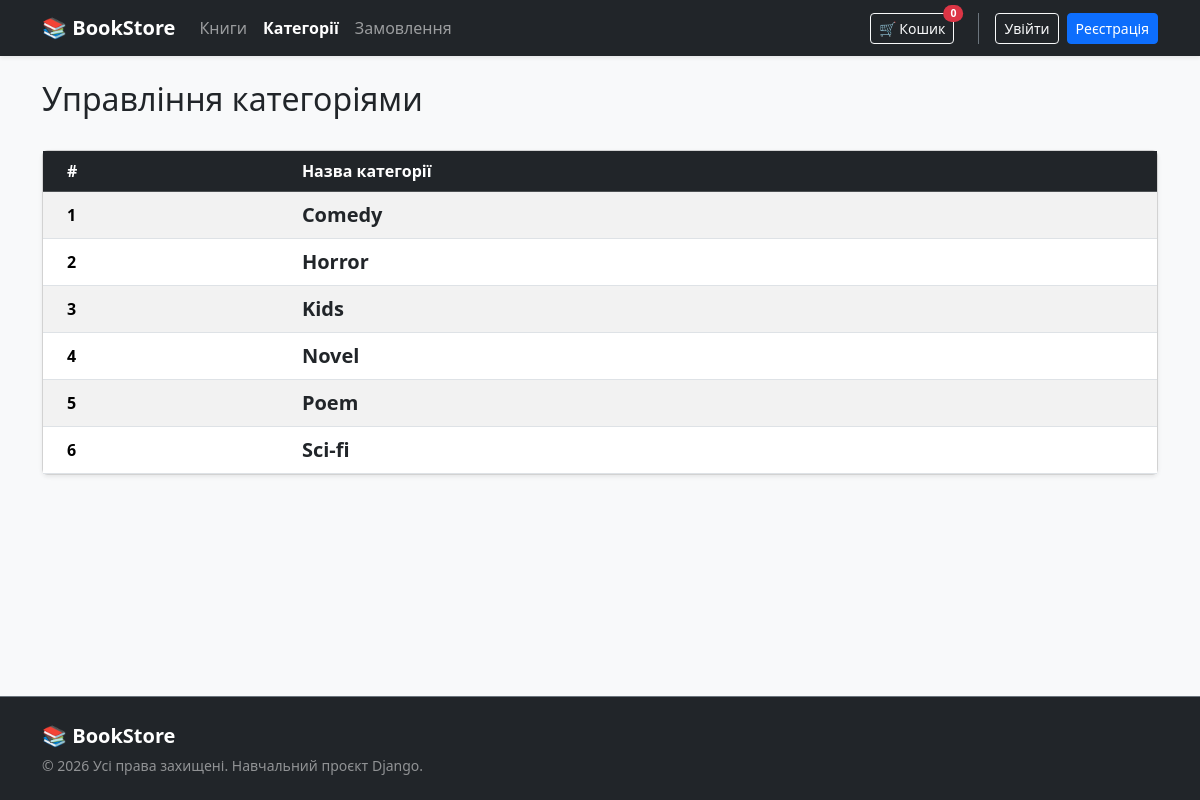
The app's page /categories/all/ with its own data.
### categories/models.py (models this page shows, shortened)
class Category(models.Model):
    name = models.CharField(max_length=100,unique=True,verbose_name='categories name')
    slug = models.SlugField(max_length=100,unique=True,verbose_name='category slug')
    class Meta:
        verbose_name = 'category'
        verbose_name_plural = 'categories'
        ordering = ['name']

### categories/views.py (the view)
# urls.py: path('all/', CategoriesView.as_view(), name='categories_list'),
class CategoriesView(ListView):
    model = Category
    paginate_by = 10
    template_name = 'categories/categories.html'
    context_object_name = 'categories'
    def get_queryset(self):
        return Category.objects.annotate(count_books=Count('books', distinct=True)).order_by('name')

### categories/templates/categories/categories.html (shortened to what this page needs)
{% extends 'base.html' %}
{% block content %}
<div class="d-flex justify-content-between align-items-center mb-4">
    <h2>Управління категоріями</h2>
</div>
<div class="card shadow-sm">
    <div class="card-body p-0">
        <table class="table table-hover table-striped mb-0">
            <thead class="table-dark">
                <tr>
                    <th scope="col" class="ps-4">#</th>
                    <th scope="col">Назва категорії</th>
                </tr>
            </thead>
            <tbody>
                {% for category in categories %}
                    <tr>
                        <th scope="row" class="ps-4 align-middle">{{ forloop.counter }}</th>
                        <td class="align-middle fs-5">
                            <a href="{% url 'one_category' category.id %}" class="text-decoration-none text-dark fw-bold">
                                {{ category.name }}
                            </a>
                        </td>
                    </tr>
                {% empty %}
                    <tr>
                        <td colspan="3" class="text-center py-4 text-muted">Категорій поки немає.</td>
                    </tr>
                {% endfor %}
            </tbody>
        </table>
    </div>
</div>
{% endblock %}

### templates/base.html (style rules this page uses)
html, body { height: 100%; }
body { display: flex; flex-direction: column; }

### records on screen
Category: name "Comedy"
Category: name "Horror"
Category: name "Kids"
Category: name "Novel"
Category: name "Poem"
Category: name "Sci-fi"

### other values on screen
{{ request.session.cart|length|default:0 }} "0"
